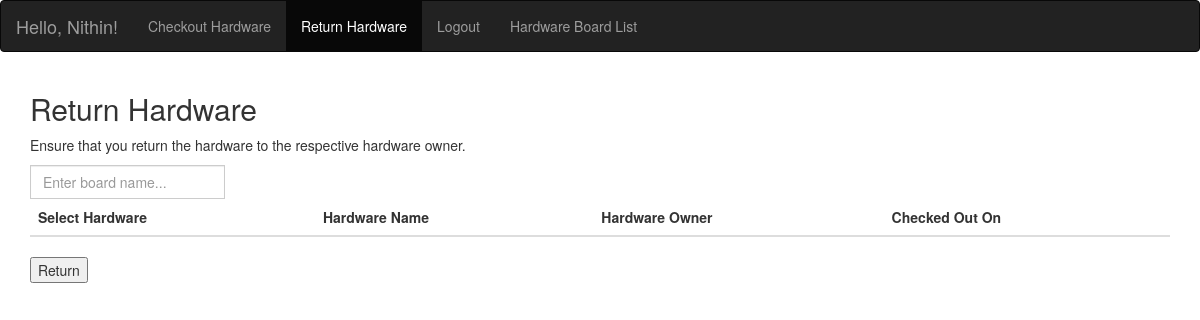
Page /return (signed in) on the earlier database version.
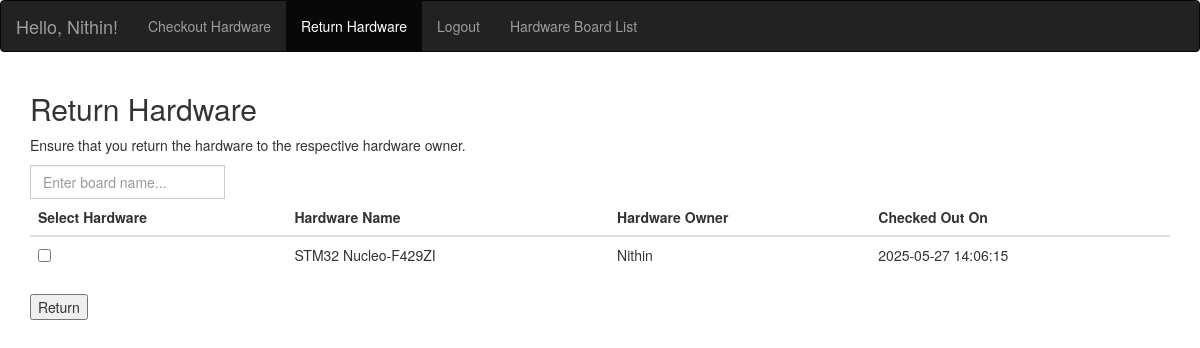
Same page on the later database version.
### models.py (models this page shows)
class User(UserMixin, db.Model):
    __tablename__ = 'user'
    id = db.Column(db.Integer, primary_key=True)
    username = db.Column(db.String(150), unique=True, nullable=False)
    password_hash = db.Column(db.String(128), nullable=False)
    privilege_level = db.Column(db.String(50), nullable=False, default='user')
    approval_status = db.Column(db.String(50), nullable=False, default='pending')

class Checkout(db.Model):
    __tablename__ = 'checkout'
    id = db.Column(db.Integer, primary_key=True)
    user_id = db.Column(db.Integer, db.ForeignKey('user.id'), nullable=False)
    hardware_id = db.Column(db.Integer, db.ForeignKey('hardware.id'), nullable=False)
    checkout_date = db.Column(db.DateTime, default=db.func.current_timestamp())
    return_date = db.Column(db.DateTime, nullable=True)
    state = db.Column(db.String(150), nullable=False)
    hw_leaser = db.relationship('User', backref=db.backref('hw_leaser_name', lazy=True))
    hardware = db.relationship('Hardware', back_populates='checkouts')

class Hardware(db.Model):
    __tablename__ = 'hardware'
    id = db.Column(db.Integer, primary_key=True)
    name = db.Column(db.String(150), nullable=False)
    count = db.Column(db.Integer, nullable=False)
    owner_id = db.Column(db.Integer, db.ForeignKey('user.id'), nullable=False)
    hw_owner = db.relationship('User', backref=db.backref('hw_owner_name', lazy=True))
    checkouts = db.relationship('Checkout', back_populates='hardware')

### app.py (the view, shortened to what this page needs)
@app.route('/return', methods=['GET', 'POST'])
@login_required
def return_hardware():
    checkouts = Checkout.query.filter(
        Checkout.user_id == current_user.id,
        Checkout.state == 'taken').all()
    return render_template('return.html', checkouts=checkouts)

### app.py (called while the page is built)
@login_manager.user_loader
def load_user(user_id):
    return User.query.get(int(user_id))

### templates/return.html (shortened to what this page needs)
<!DOCTYPE html>
<html lang="en">
<head>
    <link rel="stylesheet" href="https://maxcdn.bootstrapcdn.com/bootstrap/3.4.1/css/bootstrap.min.css">
</head>
<body>
    <nav class="navbar navbar-inverse">
        <div class="container-fluid">
            <div class="navbar-header">
                {% if current_user.is_authenticated %}
                <a class="navbar-brand" href="{{url_for('index')}}">Hello, {{ current_user.username }}!</a>
                {% else %}
                <a class="navbar-brand" href="{{url_for('index')}}">Hello!</a>
                {% endif %}
            </div>
            <ul class="nav navbar-nav">
                {% if current_user.is_authenticated %}
                <li><a href="{{ url_for('checkout') }}">Checkout Hardware</a></li>
                <li class="active"><a href="{{ url_for('return_hardware') }}">Return Hardware</a></li>
                <li><a href="{{ url_for('logout') }}">Logout</a></li>
                {% else %}
                <li><a href="{{ url_for('login') }}">Login</a></li>
                <li><a href="{{ url_for('signup') }}">Sign Up</a></li>
                {% endif %}
                <li><a href="{{ url_for('hardware_list') }}">Hardware Board List</a></li>
            </ul>
        </div>
    </nav>
    <div class="container">
        <h2>Return Hardware</h2>
        <p>Ensure that you return the hardware to the respective hardware owner.</p>
        <div class="input-group mb-3 mw-100">
            <input type="text" class="form-control live-search-box" aria-label="target_name"
                placeholder="Enter board name..." aria-describedby="inputGroup-sizing-default">
        </div>
        <form id="returnForm" method="POST">
            <div class="table-responsive">
                <table class="table">
                    <thead>
                        <tr>
                            <th>Select Hardware</th>
                            <th>Hardware Name</th>
                            <th>Hardware Owner</th>
                            <th>Checked Out On</th>
                        </tr>
                    </thead>
                    <tbody class="live-search-list" id="hardwareList">
                        {% for checkout in checkouts %}
                        <tr>
                            <td>
                                <div>
                                    <input type="checkbox" name="checkout_ids" value="{{ checkout.id }}">
                                </div>
                            </td>
                            <td>{{ checkout.hardware.name }}</td>
                            <td>{{ checkout.hardware.hw_owner.username }}</td>
                            <td>{{ checkout.checkout_date }}</td>
                        </tr>
                        {% endfor %}
                    </tbody>
                </table>
            </div>
            <button id="returnButton" type="button" onClick="checkCheckboxes()">Return</button>
        </form>
    </div>
</body>
</html>

Differences in the rows shown:
added Checkout: hardware.name "STM32 Nucleo-F429ZI", hardware.hw_owner.username "Nithin", checkout_date "2025-05-27 14:06:15"
